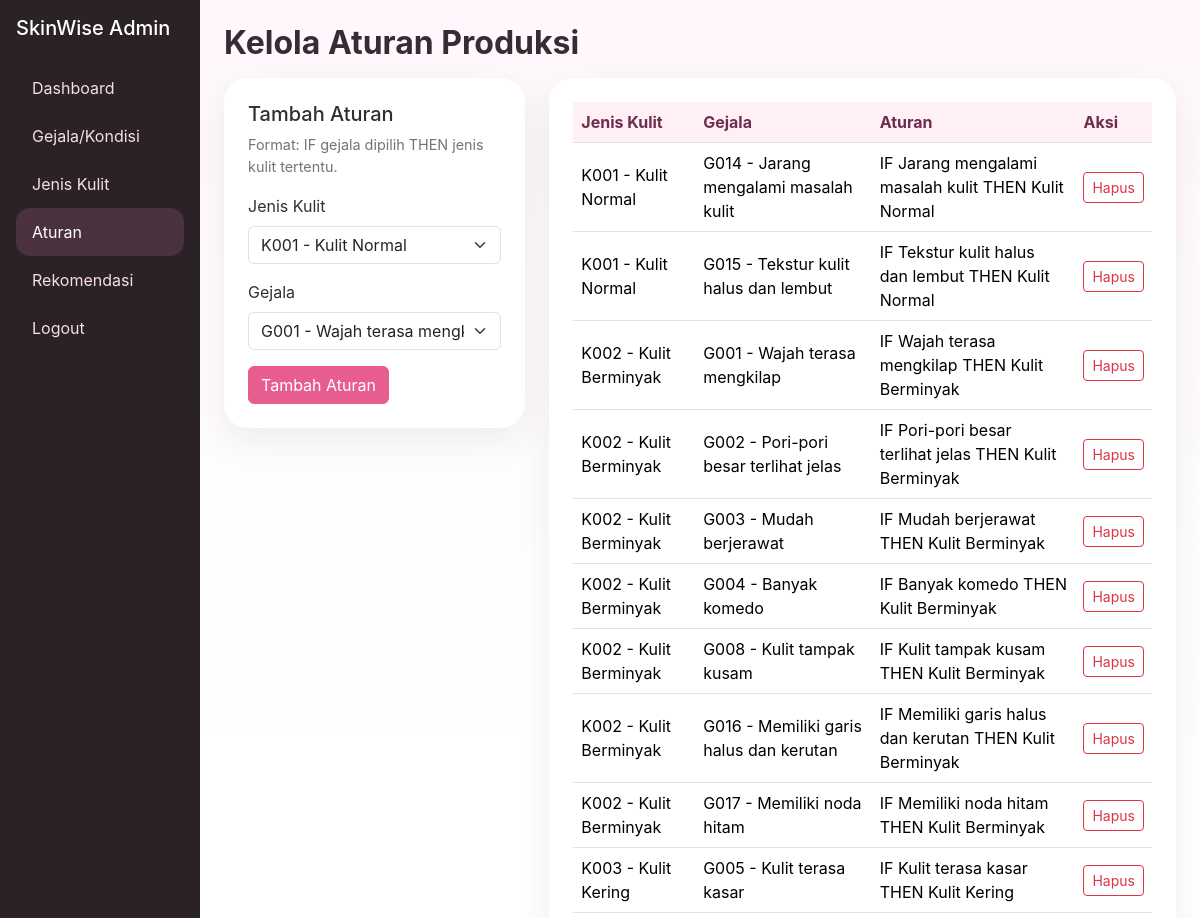
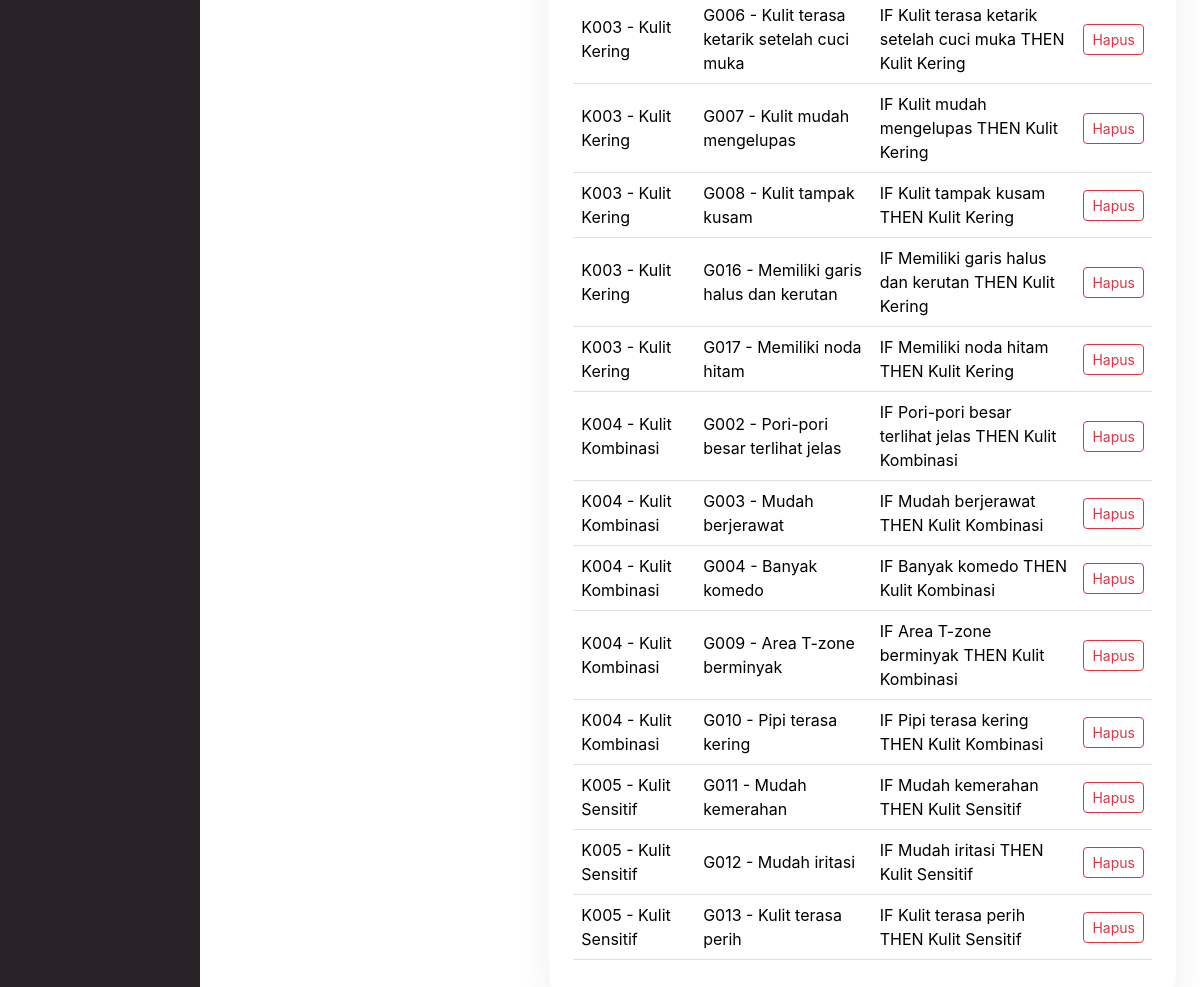
Screenshot of /admin/aturan.php (signed in) with the database file from the repository (2 pictures, top to bottom).
### tables this page shows
CREATE TABLE aturan (
    id_aturan INT AUTO_INCREMENT PRIMARY KEY,
    id_jenis CHAR(5) NOT NULL,
    id_gejala CHAR(5) NOT NULL,
    UNIQUE KEY unik_aturan (id_jenis, id_gejala),
    CONSTRAINT fk_aturan_jenis FOREIGN KEY (id_jenis) REFERENCES jenis_kulit(id_jenis) ON DELETE CASCADE ON UPDATE CASCADE,
    CONSTRAINT fk_aturan_gejala FOREIGN KEY (id_gejala) REFERENCES gejala(id_gejala) ON DELETE CASCADE ON UPDATE CASCADE
);

CREATE TABLE jenis_kulit (
    id_jenis CHAR(5) PRIMARY KEY,
    nama_jenis VARCHAR(100) NOT NULL,
    deskripsi TEXT
);

CREATE TABLE gejala (
    id_gejala CHAR(5) PRIMARY KEY,
    nama_gejala VARCHAR(150) NOT NULL,
    pertanyaan TEXT NOT NULL
);

### includes/functions.php (called while the page is built, shortened)
<?php
function e($value) {
    return htmlspecialchars((string)$value, ENT_QUOTES, 'UTF-8');
}
function get_all($pdo, $table, $order = '') {
    $sql = "SELECT * FROM $table" . ($order ? " ORDER BY $order" : '');
    return $pdo->query($sql)->fetchAll();
}
?>

### admin/aturan.php (the view, shortened to what this page needs)
<?php include '_header.php';
$jenis=get_all($pdo,'jenis_kulit','id_jenis ASC'); $gejala=get_all($pdo,'gejala','id_gejala ASC');
$data=$pdo->query("SELECT a.id_aturan,jk.id_jenis,jk.nama_jenis,g.id_gejala,g.nama_gejala FROM aturan a JOIN jenis_kulit jk ON jk.id_jenis=a.id_jenis JOIN gejala g ON g.id_gejala=a.id_gejala ORDER BY jk.id_jenis,g.id_gejala")->fetchAll();
?>
<h2 class="fw-bold mb-3">Kelola Aturan Produksi</h2><div class="row g-4"><div class="col-lg-4"><div class="feature-card p-4"><h5>Tambah Aturan</h5><p class="mini-muted">Format: IF gejala dipilih THEN jenis kulit tertentu.</p><form method="POST"><div class="mb-3"><label class="form-label">Jenis Kulit</label><select class="form-select" name="id_jenis" required><?php foreach($jenis as $j): ?><option value="<?= e($j['id_jenis']) ?>"><?= e($j['id_jenis'].' - '.$j['nama_jenis']) ?></option><?php endforeach; ?></select></div><div class="mb-3"><label class="form-label">Gejala</label><select class="form-select" name="id_gejala" required><?php foreach($gejala as $g): ?><option value="<?= e($g['id_gejala']) ?>"><?= e($g['id_gejala'].' - '.$g['nama_gejala']) ?></option><?php endforeach; ?></select></div><button class="btn btn-rose">Tambah Aturan</button></form></div></div><div class="col-lg-8"><div class="feature-card p-4"><table class="table align-middle"><thead><tr><th>Jenis Kulit</th><th>Gejala</th><th>Aturan</th><th>Aksi</th></tr></thead><tbody><?php foreach($data as $r): ?><tr><td><?= e($r['id_jenis'].' - '.$r['nama_jenis']) ?></td><td><?= e($r['id_gejala'].' - '.$r['nama_gejala']) ?></td><td>IF <?= e($r['nama_gejala']) ?> THEN <?= e($r['nama_jenis']) ?></td><td><a class="btn btn-sm btn-outline-danger confirm-delete" href="?delete=<?= e($r['id_aturan']) ?>">Hapus</a></td></tr><?php endforeach; ?></tbody></table></div></div></div>
<?php include '_footer.php'; ?>

### assets/css/style.css (style rules this page uses)
:root { --rose:#e85d8f;--rose-dark:#c63f72;--cream:#fff7f1;--ink:#352d33;--muted:#7a6f77;--sage:#dcebdd }
body { font-family:Inter,system-ui,-apple-system,Segoe UI,sans-serif;background:linear-gradient(180deg,#fff7fb 0%,#fff 38%);color:var(--ink) }
.btn-rose { background:var(--rose);border-color:var(--rose);color:#fff }
.feature-card,.question-card,.result-card { border:0;border-radius:24px;box-shadow:0 12px 35px rgba(51,45,51,.08);background:#fff }
.table thead th { background:#fff0f6;color:#6f2c4c }
.mini-muted { font-size:.9rem;color:var(--muted) }

### rows the page displays
aturan: id_jenis.nama_jenis "K001 - Kulit Normal", id_gejala.nama_gejala "G014 - Jarang mengalami masalah kulit", id_gejala.nama_gejala "Jarang mengalami masalah kulit", id_jenis.nama_jenis "Kulit Normal"
aturan: id_jenis.nama_jenis "K001 - Kulit Normal", id_gejala.nama_gejala "G015 - Tekstur kulit halus dan lembut", id_gejala.nama_gejala "Tekstur kulit halus dan lembut", id_jenis.nama_jenis "Kulit Normal"
aturan: id_jenis.nama_jenis "K002 - Kulit Berminyak", id_gejala.nama_gejala "G001 - Wajah terasa mengkilap", id_gejala.nama_gejala "Wajah terasa mengkilap", id_jenis.nama_jenis "Kulit Berminyak"
aturan: id_jenis.nama_jenis "K002 - Kulit Berminyak", id_gejala.nama_gejala "G002 - Pori-pori besar terlihat jelas", id_gejala.nama_gejala "Pori-pori besar terlihat jelas", id_jenis.nama_jenis "Kulit Berminyak"
aturan: id_jenis.nama_jenis "K002 - Kulit Berminyak", id_gejala.nama_gejala "G003 - Mudah berjerawat", id_gejala.nama_gejala "Mudah berjerawat", id_jenis.nama_jenis "Kulit Berminyak"
aturan: id_jenis.nama_jenis "K002 - Kulit Berminyak", id_gejala.nama_gejala "G004 - Banyak komedo", id_gejala.nama_gejala "Banyak komedo", id_jenis.nama_jenis "Kulit Berminyak"
aturan: id_jenis.nama_jenis "K002 - Kulit Berminyak", id_gejala.nama_gejala "G008 - Kulit tampak kusam", id_gejala.nama_gejala "Kulit tampak kusam", id_jenis.nama_jenis "Kulit Berminyak"
aturan: id_jenis.nama_jenis "K002 - Kulit Berminyak", id_gejala.nama_gejala "G016 - Memiliki garis halus dan kerutan", id_gejala.nama_gejala "Memiliki garis halus dan kerutan", id_jenis.nama_jenis "Kulit Berminyak"
aturan: id_jenis.nama_jenis "K002 - Kulit Berminyak", id_gejala.nama_gejala "G017 - Memiliki noda hitam", id_gejala.nama_gejala "Memiliki noda hitam", id_jenis.nama_jenis "Kulit Berminyak"
aturan: id_jenis.nama_jenis "K003 - Kulit Kering", id_gejala.nama_gejala "G005 - Kulit terasa kasar", id_gejala.nama_gejala "Kulit terasa kasar", id_jenis.nama_jenis "Kulit Kering"
aturan: id_jenis.nama_jenis "K003 - Kulit Kering", id_gejala.nama_gejala "G006 - Kulit terasa ketarik setelah cuci muka", id_gejala.nama_gejala "Kulit terasa ketarik setelah cuci muka", id_jenis.nama_jenis "Kulit Kering"
aturan: id_jenis.nama_jenis "K003 - Kulit Kering", id_gejala.nama_gejala "G007 - Kulit mudah mengelupas", id_gejala.nama_gejala "Kulit mudah mengelupas", id_jenis.nama_jenis "Kulit Kering"
aturan: id_jenis.nama_jenis "K003 - Kulit Kering", id_gejala.nama_gejala "G008 - Kulit tampak kusam", id_gejala.nama_gejala "Kulit tampak kusam", id_jenis.nama_jenis "Kulit Kering"
aturan: id_jenis.nama_jenis "K003 - Kulit Kering", id_gejala.nama_gejala "G016 - Memiliki garis halus dan kerutan", id_gejala.nama_gejala "Memiliki garis halus dan kerutan", id_jenis.nama_jenis "Kulit Kering"
aturan: id_jenis.nama_jenis "K003 - Kulit Kering", id_gejala.nama_gejala "G017 - Memiliki noda hitam", id_gejala.nama_gejala "Memiliki noda hitam", id_jenis.nama_jenis "Kulit Kering"
aturan: id_jenis.nama_jenis "K004 - Kulit Kombinasi", id_gejala.nama_gejala "G002 - Pori-pori besar terlihat jelas", id_gejala.nama_gejala "Pori-pori besar terlihat jelas", id_jenis.nama_jenis "Kulit Kombinasi"
aturan: id_jenis.nama_jenis "K004 - Kulit Kombinasi", id_gejala.nama_gejala "G003 - Mudah berjerawat", id_gejala.nama_gejala "Mudah berjerawat", id_jenis.nama_jenis "Kulit Kombinasi"
aturan: id_jenis.nama_jenis "K004 - Kulit Kombinasi", id_gejala.nama_gejala "G004 - Banyak komedo", id_gejala.nama_gejala "Banyak komedo", id_jenis.nama_jenis "Kulit Kombinasi"
aturan: id_jenis.nama_jenis "K004 - Kulit Kombinasi", id_gejala.nama_gejala "G009 - Area T-zone berminyak", id_gejala.nama_gejala "Area T-zone berminyak", id_jenis.nama_jenis "Kulit Kombinasi"
aturan: id_jenis.nama_jenis "K004 - Kulit Kombinasi", id_gejala.nama_gejala "G010 - Pipi terasa kering", id_gejala.nama_gejala "Pipi terasa kering", id_jenis.nama_jenis "Kulit Kombinasi"
aturan: id_jenis.nama_jenis "K005 - Kulit Sensitif", id_gejala.nama_gejala "G011 - Mudah kemerahan", id_gejala.nama_gejala "Mudah kemerahan", id_jenis.nama_jenis "Kulit Sensitif"
aturan: id_jenis.nama_jenis "K005 - Kulit Sensitif", id_gejala.nama_gejala "G012 - Mudah iritasi", id_gejala.nama_gejala "Mudah iritasi", id_jenis.nama_jenis "Kulit Sensitif"
aturan: id_jenis.nama_jenis "K005 - Kulit Sensitif", id_gejala.nama_gejala "G013 - Kulit terasa perih", id_gejala.nama_gejala "Kulit terasa perih", id_jenis.nama_jenis "Kulit Sensitif"

### other values shown
form field id_jenis "K001 - Kulit Normal"
form field id_gejala "G001 - Wajah terasa mengkilap"
